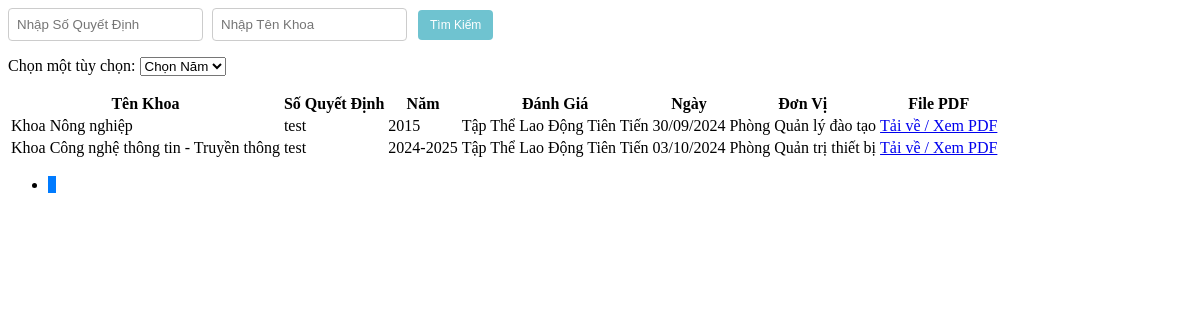
The app's page /Admin/danhgiaTTtientienview.php with its own data.
### tables this page shows
CREATE TABLE `danhgiatt` (
  `MaDGTT` int(20) NOT NULL,
  `MaKhoa` int(20) NOT NULL,
  `SoQD` varchar(100) NOT NULL,
  `Manam` int(20) NOT NULL,
  `DanhGia` varchar(50) NOT NULL DEFAULT 'Chờ Đánh Giá',
  `Ngay` date NOT NULL,
  `DonVi` varchar(30) NOT NULL,
  `FilePDF` varchar(50) DEFAULT NULL
);

CREATE TABLE `khoa` (
  `MaKhoa` int(20) NOT NULL,
  `TenKhoa` varchar(50) NOT NULL,
  `MoTa` varchar(100) NOT NULL
);

CREATE TABLE `nam` (
  `Manam` int(20) NOT NULL,
  `Nam` varchar(20) NOT NULL
);

### Admin/danhgiaTT.php (called while the page is built, shortened)
<?php
include('./Khoa.php');
include('./nam.php');
class DanhgiaTT {
    public static function layTongSoDanhGiaTT($conn) {
        $sql = "SELECT COUNT(*) FROM danhgiatt WHERE DanhGia IN ('Tập Thể Lao Động Tiên Tiến')";
        $result = $conn->query($sql);
        $row = $result->fetch_row();
        return $row[0];
    }
    public static function layDanhGiaTTPhanTrang($conn, $startFrom, $recordsPerPage) {
        $sql = "SELECT * FROM danhgiatt WHERE DanhGia IN ('Tập Thể Lao Động Tiên Tiến') ORDER BY Manam ASC LIMIT $startFrom, $recordsPerPage";
        $result = $conn->query($sql);
        $danhgiattList = array();
        if ($result->num_rows > 0) {
            while($row = $result->fetch_assoc()) {
                $khoa_obj = Khoa::layKhoa($conn, $row["MaKhoa"]);
                $nam_obj = Nam::laynam($conn, $row["Manam"]);
                $danhgiatt_obj = new DanhgiaTT();
                $danhgiatt_obj->MaDGTT = $row["MaDGTT"];
                $danhgiatt_obj->MaKhoa = $khoa_obj->TenKhoa;
                $danhgiatt_obj->SoQD = $row["SoQD"];
                $danhgiatt_obj->Manam = $nam_obj->Nam;
                $danhgiatt_obj->DanhGia = $row["DanhGia"];
                $danhgiatt_obj->Ngay = $row["Ngay"];
                $danhgiatt_obj->DonVi = $row["DonVi"];
                $danhgiatt_obj->FilePDF = $row["FilePDF"];
                $danhgiattList[] = $danhgiatt_obj;
            }
        }
        return $danhgiattList;
    }
}
?>

### Admin/Khoa.php (called while the page is built, shortened)
<?php
class Khoa {
    public static function layKhoa($conn, $id) {
        $sql = "SELECT * FROM Khoa WHERE MaKhoa = $id";
        $result = mysqli_query($conn, $sql);
        $Khoa = new Khoa();
        if ($row = mysqli_fetch_assoc($result)) {
            $Khoa->MaKhoa = $row['MaKhoa'];
            $Khoa->TenKhoa = $row['TenKhoa'];
            $Khoa->MoTa = $row["MoTa"];
        }
        return $Khoa;
    }
}
?>

### Admin/nam.php (called while the page is built, shortened)
<?php
    class Nam {
        public static function laynam($conn, $id) {
            $sql = "SELECT * FROM nam WHERE Manam = $id";
            $result = mysqli_query($conn, $sql);
            $nam = new Nam();
            $row = mysqli_fetch_assoc($result);
            $nam->Manam = $row['Manam'];
            $nam->Nam = $row['Nam'];
            return $nam;
        }
    }
?>

### Admin/danhgiaTTtientienview.php (the view, shortened to what this page needs)
<?php
include('./danhgiaTT.php');
$recordsPerPage = 10;
$currentPage = isset($_GET['page']) ? (int)$_GET['page'] : 1;
$startFrom = ($currentPage - 1) * $recordsPerPage;
$totalRecords = DanhgiaTT::layTongSoDanhGiaTT($conn);
$totalPages = ceil($totalRecords / $recordsPerPage);
$data = DanhgiaTT::layDanhGiaTTPhanTrang($conn, $startFrom, $recordsPerPage);
$awardMap = array(
    'Tập Thể Lạo Động Tiên Tiến' => 'Tập Thể Lạo Động Tiên Tiến',
);
?>
<div class="search-box">
    <input type="text" id="searchSoQD" placeholder="Nhập Số Quyết Định" />
    <input type="text" id="searchTenKhoa" placeholder="Nhập Tên Khoa" />
    <button class="btn btn-custom btn-custom-primary" onclick="searchData()">Tìm Kiếm</button>
</div>
<div class="combobox">
    <label for="options">Chọn một tùy chọn:</label>
    <select name="options" id="options" onchange="fetchAndDisplayDanhGia(this.value)">
        <option value="">Chọn Năm</option>
    </select>
</div>
<table class="table table-bordered">
    <thead>
        <tr>
            <th>Tên Khoa</th>
            <th>Số Quyết Định</th>
            <th>Năm</th>
            <th>Đánh Giá</th>
            <th>Ngày</th>
            <th>Đơn Vị</th>
            <th>File PDF</th>
        </tr>
    </thead>
    <tbody id="danhgiatt-table-body">
        <?php
        foreach ($data as $item) {
            $danhGia = isset($awardMap[$item->DanhGia]) ? $awardMap[$item->DanhGia] : $item->DanhGia;
        ?>
            <tr>
                <td scope="row"><?php echo htmlspecialchars($item->MaKhoa) ; ?></td>
                <td><?php echo htmlspecialchars($item->SoQD ?? "Cần Thêm Số Quyết Đinh Cho $item->MaKhoa");?></td>
                <td><?php echo htmlspecialchars($item->Manam ?? "Cần Thêm Năm Cho $item->MaKhoa"); ?></td>
                <td><?php echo htmlspecialchars($danhGia);?></td>
                <td><?php echo date_format(date_create($item->Ngay), "d/m/Y");?></td>
                <td><?php echo htmlspecialchars($item->DonVi); ?></td>
                <td>
                    <?php if ($item->FilePDF): ?>
                        <a href="./<?php echo htmlspecialchars($item->FilePDF); ?>" target="_blank">
                            Tải về / Xem PDF
                        </a>
                    <?php else: ?>
                        Chưa có file
                    <?php endif; ?>
                </td>
            </tr>
        <?php
        }
        ?>
    </tbody>
</table>
<nav aria-label="Page navigation">
    <ul class="pagination">
        <?php for ($i = 1; $i <= $totalPages; $i++): ?>
            <li class="page-item <?php echo $i == $currentPage ? 'active' : ''; ?>">
                <a class="page-link" href="?p=danhgiaTTtientienview&page=<?php echo $i; ?>"><?php echo $i; ?></a>
            </li>
        <?php endfor; ?>
    </ul>
</nav>

### Admin/danhgiaTTtientienview.php (style rules this page uses)
.pagination { background-color: transparent; border: none; box-shadow: none; }
.page-item { background-color: transparent; border: none; box-shadow: none; }
.page-link { background-color: transparent; border: none; box-shadow: none; color: #007bff; }
.page-item.active .page-link { background-color: #007bff; border-color: #007bff; }
.btn-custom { background-color: #6fc3d0; border: none; color: white; padding: 9px 10px; font-size: 12px; margin: 2px; cursor: pointer; border-radius: 4px; transition: background-color 0.3s ease, transform 0.3s ease; }
.btn-custom-primary { background-color: #6fc3d0; }
.search-box { margin-bottom: 15px; }
.search-box input { padding: 8px; margin-right: 5px; border-radius: 4px; border: 1px solid #ccc; }
.search-box button { padding: 8px 12px; }

### records on screen
danhgiatt: MaKhoa.TenKhoa "Khoa Nông nghiệp", SoQD "test", Manam.Nam "2015", DanhGia "Tập Thể Lao Động Tiên Tiến", Ngay "30/09/2024", DonVi "Phòng Quản lý đào tạo"
danhgiatt: MaKhoa.TenKhoa "Khoa Công nghệ thông tin - Truyền thông", SoQD "test", Manam.Nam "2024-2025", DanhGia "Tập Thể Lao Động Tiên Tiến", Ngay "03/10/2024", DonVi "Phòng Quản trị thiết bị"
